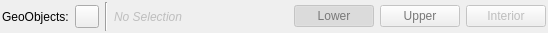
<?xml version="1.0" encoding="UTF-8"?>
<ui version="4.0">
 <class>mapDlg</class>
 <widget class="QDialog" name="mapDlg">
  <property name="geometry">
   <rect>
    <x>0</x>
    <y>0</y>
    <width>548</width>
    <height>33</height>
   </rect>
  </property>
  <property name="sizePolicy">
   <sizepolicy hsizetype="Maximum" vsizetype="Preferred">
    <horstretch>0</horstretch>
    <verstretch>0</verstretch>
   </sizepolicy>
  </property>
  <property name="windowTitle">
   <string>Map</string>
  </property>
  <layout class="QHBoxLayout">
   <property name="leftMargin">
    <number>2</number>
   </property>
   <property name="topMargin">
    <number>2</number>
   </property>
   <property name="rightMargin">
    <number>2</number>
   </property>
   <property name="bottomMargin">
    <number>2</number>
   </property>
   <item>
    <widget class="QLabel" name="GeoObjectLabel">
     <property name="text">
      <string>GeoObjects:</string>
     </property>
    </widget>
   </item>
   <item>
    <widget class="QToolButton" name="addObjectButton">
     <property name="enabled">
      <bool>true</bool>
     </property>
     <property name="toolTip">
      <string>Create new GeoObject</string>
     </property>
     <property name="text">
      <string/>
     </property>
     <property name="icon">
      <iconset resource="../../../../../qCC/icons.qrc">
       <normaloff>:/CC/images/ccAddConstSF.png</normaloff>:/CC/images/ccAddConstSF.png</iconset>
     </property>
     <property name="popupMode">
      <enum>QToolButton::InstantPopup</enum>
     </property>
     <property name="autoRaise">
      <bool>false</bool>
     </property>
    </widget>
   </item>
   <item>
    <widget class="Line" name="line">
     <property name="orientation">
      <enum>Qt::Vertical</enum>
     </property>
    </widget>
   </item>
   <item>
    <widget class="QLabel" name="selectionLabel">
     <property name="enabled">
      <bool>false</bool>
     </property>
     <property name="font">
      <font>
       <italic>true</italic>
      </font>
     </property>
     <property name="layoutDirection">
      <enum>Qt::LeftToRight</enum>
     </property>
     <property name="text">
      <string>No Selection</string>
     </property>
     <property name="alignment">
      <set>Qt::AlignRight|Qt::AlignTrailing|Qt::AlignVCenter</set>
     </property>
    </widget>
   </item>
   <item>
    <spacer name="horizontalSpacer">
     <property name="orientation">
      <enum>Qt::Horizontal</enum>
     </property>
     <property name="sizeHint" stdset="0">
      <size>
       <width>40</width>
       <height>20</height>
      </size>
     </property>
    </spacer>
   </item>
   <item>
    <widget class="QPushButton" name="setLowerButton">
     <property name="enabled">
      <bool>false</bool>
     </property>
     <property name="palette">
      <palette>
       <active>
        <colorrole role="Text">
         <brush brushstyle="SolidPattern">
          <color alpha="255">
           <red>4</red>
           <green>255</green>
           <blue>0</blue>
          </color>
         </brush>
        </colorrole>
        <colorrole role="ButtonText">
         <brush brushstyle="SolidPattern">
          <color alpha="255">
           <red>3</red>
           <green>184</green>
           <blue>0</blue>
          </color>
         </brush>
        </colorrole>
        <colorrole role="PlaceholderText">
         <brush brushstyle="NoBrush">
          <color alpha="128">
           <red>4</red>
           <green>255</green>
           <blue>0</blue>
          </color>
         </brush>
        </colorrole>
       </active>
       <inactive>
        <colorrole role="Text">
         <brush brushstyle="SolidPattern">
          <color alpha="255">
           <red>4</red>
           <green>255</green>
           <blue>0</blue>
          </color>
         </brush>
        </colorrole>
        <colorrole role="ButtonText">
         <brush brushstyle="SolidPattern">
          <color alpha="255">
           <red>3</red>
           <green>184</green>
           <blue>0</blue>
          </color>
         </brush>
        </colorrole>
        <colorrole role="PlaceholderText">
         <brush brushstyle="NoBrush">
          <color alpha="128">
           <red>4</red>
           <green>255</green>
           <blue>0</blue>
          </color>
         </brush>
        </colorrole>
       </inactive>
       <disabled>
        <colorrole role="Text">
         <brush brushstyle="SolidPattern">
          <color alpha="255">
           <red>120</red>
           <green>120</green>
           <blue>120</blue>
          </color>
         </brush>
        </colorrole>
        <colorrole role="ButtonText">
         <brush brushstyle="SolidPattern">
          <color alpha="255">
           <red>120</red>
           <green>120</green>
           <blue>120</blue>
          </color>
         </brush>
        </colorrole>
        <colorrole role="PlaceholderText">
         <brush brushstyle="NoBrush">
          <color alpha="128">
           <red>4</red>
           <green>255</green>
           <blue>0</blue>
          </color>
         </brush>
        </colorrole>
       </disabled>
      </palette>
     </property>
     <property name="toolTip">
      <string>Digitise to lower-contact of GeoObject</string>
     </property>
     <property name="text">
      <string>Lower</string>
     </property>
     <property name="checkable">
      <bool>true</bool>
     </property>
     <property name="checked">
      <bool>true</bool>
     </property>
    </widget>
   </item>
   <item>
    <widget class="QPushButton" name="setUpperButton">
     <property name="enabled">
      <bool>false</bool>
     </property>
     <property name="palette">
      <palette>
       <active>
        <colorrole role="Text">
         <brush brushstyle="SolidPattern">
          <color alpha="255">
           <red>0</red>
           <green>255</green>
           <blue>255</blue>
          </color>
         </brush>
        </colorrole>
        <colorrole role="ButtonText">
         <brush brushstyle="SolidPattern">
          <color alpha="255">
           <red>0</red>
           <green>195</green>
           <blue>198</blue>
          </color>
         </brush>
        </colorrole>
        <colorrole role="PlaceholderText">
         <brush brushstyle="NoBrush">
          <color alpha="128">
           <red>0</red>
           <green>255</green>
           <blue>255</blue>
          </color>
         </brush>
        </colorrole>
       </active>
       <inactive>
        <colorrole role="Text">
         <brush brushstyle="SolidPattern">
          <color alpha="255">
           <red>0</red>
           <green>255</green>
           <blue>255</blue>
          </color>
         </brush>
        </colorrole>
        <colorrole role="ButtonText">
         <brush brushstyle="SolidPattern">
          <color alpha="255">
           <red>0</red>
           <green>195</green>
           <blue>198</blue>
          </color>
         </brush>
        </colorrole>
        <colorrole role="PlaceholderText">
         <brush brushstyle="NoBrush">
          <color alpha="128">
           <red>0</red>
           <green>255</green>
           <blue>255</blue>
          </color>
         </brush>
        </colorrole>
       </inactive>
       <disabled>
        <colorrole role="Text">
         <brush brushstyle="SolidPattern">
          <color alpha="255">
           <red>120</red>
           <green>120</green>
           <blue>120</blue>
          </color>
         </brush>
        </colorrole>
        <colorrole role="ButtonText">
         <brush brushstyle="SolidPattern">
          <color alpha="255">
           <red>120</red>
           <green>120</green>
           <blue>120</blue>
          </color>
         </brush>
        </colorrole>
        <colorrole role="PlaceholderText">
         <brush brushstyle="NoBrush">
          <color alpha="128">
           <red>0</red>
           <green>255</green>
           <blue>255</blue>
          </color>
         </brush>
        </colorrole>
       </disabled>
      </palette>
     </property>
     <property name="toolTip">
      <string>Digitise to upper-contact of GeoObject</string>
     </property>
     <property name="text">
      <string>Upper</string>
     </property>
     <property name="checkable">
      <bool>true</bool>
     </property>
     <property name="checked">
      <bool>false</bool>
     </property>
     <property name="default">
      <bool>false</bool>
     </property>
     <property name="flat">
      <bool>false</bool>
     </property>
    </widget>
   </item>
   <item>
    <widget class="QPushButton" name="setInteriorButton">
     <property name="enabled">
      <bool>false</bool>
     </property>
     <property name="toolTip">
      <string>Digitise to interior of geo-object</string>
     </property>
     <property name="text">
      <string>Interior</string>
     </property>
     <property name="checkable">
      <bool>true</bool>
     </property>
     <property name="checked">
      <bool>false</bool>
     </property>
     <property name="autoDefault">
      <bool>false</bool>
     </property>
     <property name="default">
      <bool>false</bool>
     </property>
     <property name="flat">
      <bool>false</bool>
     </property>
    </widget>
   </item>
  </layout>
 </widget>
 <resources>
  <include location="../../../../../qCC/icons.qrc"/>
 </resources>
 <connections/>
</ui>
